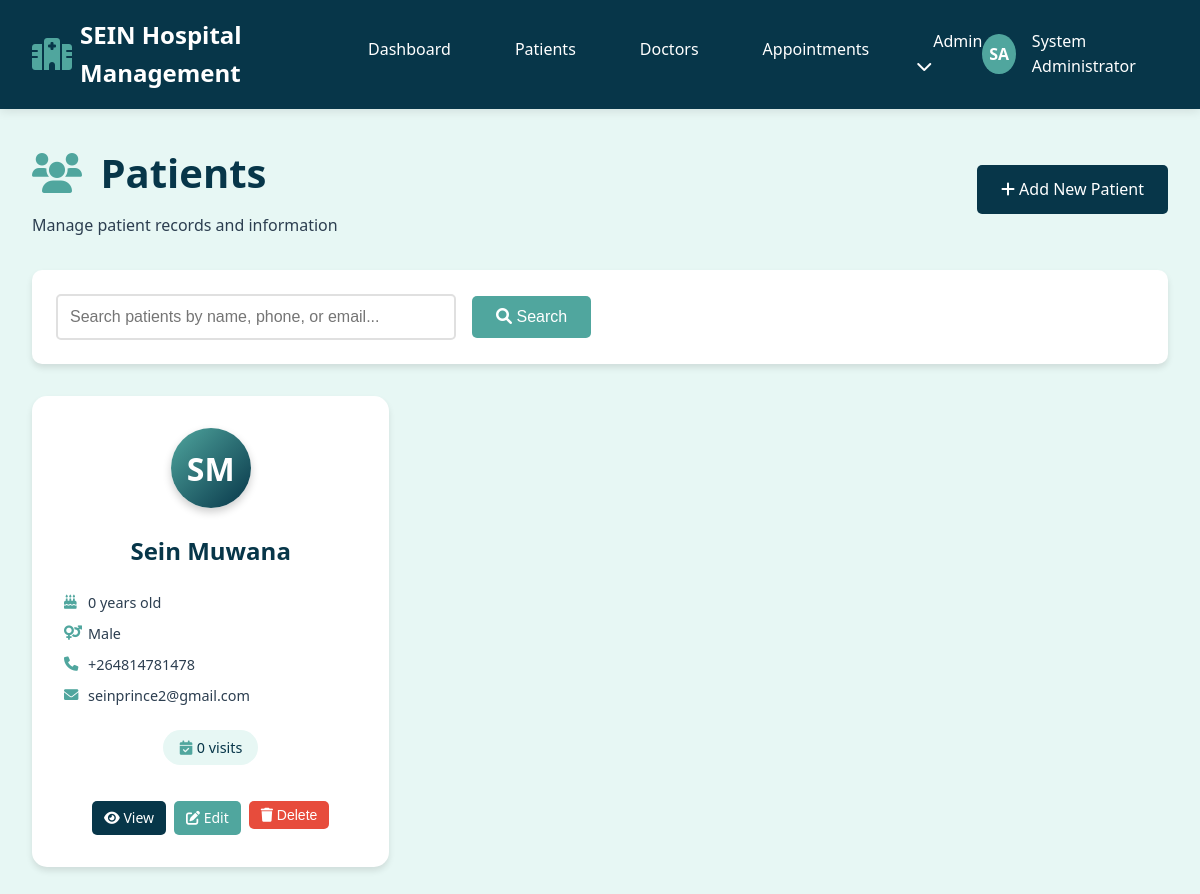
Before: /patients (signed in) with the older database file.
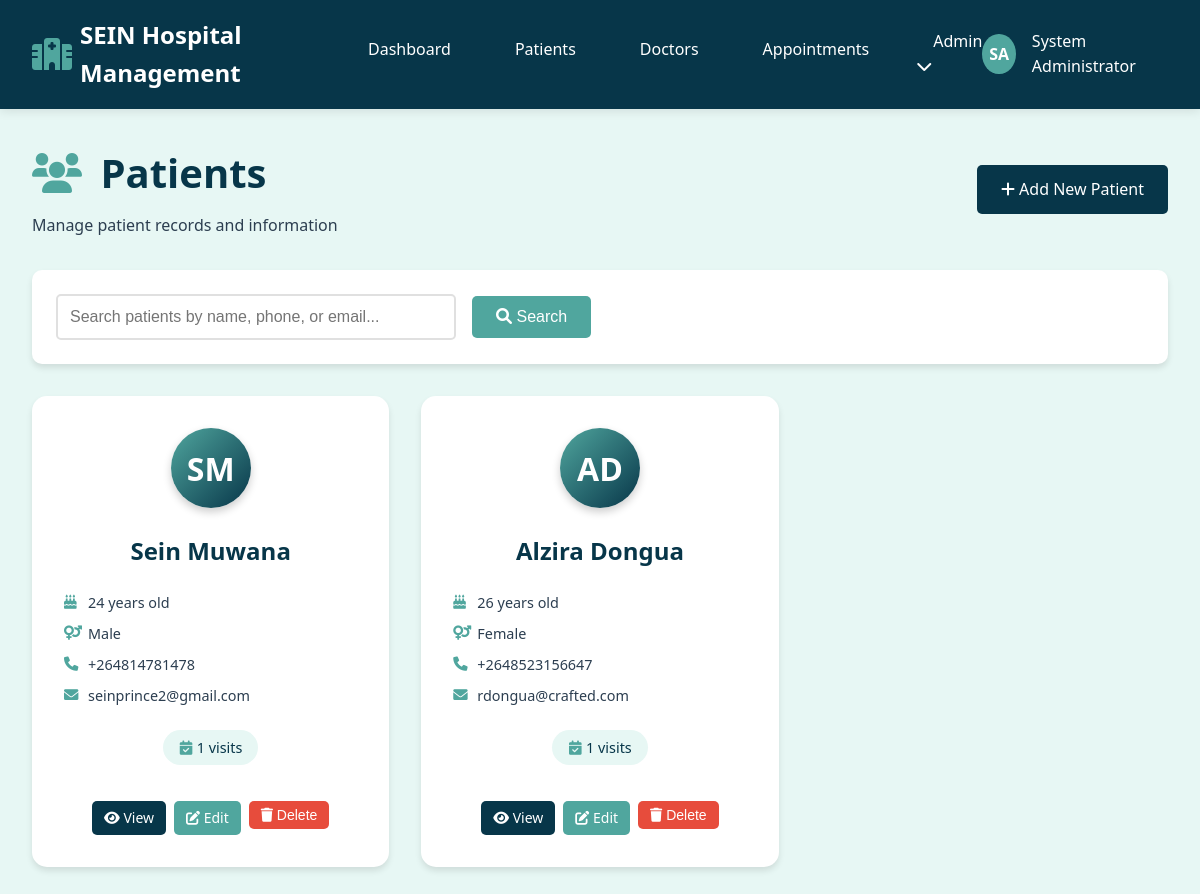
After: the same page with the newer database file.
### hospital/app.py (models this page shows)
class Patient(db.Model):
    id = db.Column(db.Integer, primary_key=True)
    first_name = db.Column(db.String(50), nullable=False)
    last_name = db.Column(db.String(50), nullable=False)
    date_of_birth = db.Column(db.Date, nullable=False)
    gender = db.Column(db.String(10), nullable=False)
    phone = db.Column(db.String(20))
    email = db.Column(db.String(100))
    address = db.Column(db.Text)
    emergency_contact = db.Column(db.String(100))
    emergency_phone = db.Column(db.String(20))
    created_at = db.Column(db.DateTime, default=datetime.utcnow)
    appointments = db.relationship('Appointment', backref='patient_ref', lazy=True)
    medical_records = db.relationship('MedicalRecord', backref='patient_ref', lazy=True)
    @property
    def age(self):
        today = date.today()
        return today.year - self.date_of_birth.year - ((today.month, today.day) < (self.date_of_birth.month, self.date_of_birth.day))
    @property
    def admission_count(self):
        return len(self.appointments)

### hospital/app.py (the view, shortened to what this page needs)
@app.route('/patients')
def patients():
    if 'user_id' not in session:
        return redirect(url_for('login'))
    search = request.args.get('search', '')
    page = request.args.get('page', 1, type=int)
    per_page = 10
    query = Patient.query
    patients = query.paginate(
        page=page, per_page=per_page, error_out=False
    )
    return render_template('patients/list.html', patients=patients, search=search)

### hospital/templates/patients/list.html (shortened to what this page needs)
{% extends "base.html" %}
{% block content %}
<div class="page-header">
    <div class="page-title">
        <h1><i class="fas fa-users"></i> Patients</h1>
        <p>Manage patient records and information</p>
    </div>
    <div class="page-actions">
        <a href="{{ url_for('add_patient') }}" class="btn btn-primary">
            <i class="fas fa-plus"></i> Add New Patient
        </a>
    </div>
</div>
<div class="search-section">
    <form method="GET" class="search-form">
        <div class="search-input-group">
            <input type="text" name="search" value="{{ search }}"
                   placeholder="Search patients by name, phone, or email..."
                   class="form-control search-input">
            <button type="submit" class="btn btn-secondary">
                <i class="fas fa-search"></i> Search
            </button>
        </div>
    </form>
</div>
<div class="patients-grid">
    {% for patient in patients.items %}
    <div class="patient-card">
        <div class="patient-avatar">
            <div class="avatar-circle">
                {{ patient.first_name[0] }}{{ patient.last_name[0] }}
            </div>
        </div>
        <div class="patient-info">
            <h3>{{ patient.first_name }} {{ patient.last_name }}</h3>
            <div class="patient-details">
                <p><i class="fas fa-birthday-cake"></i> {{ patient.age }} years old</p>
                <p><i class="fas fa-venus-mars"></i> {{ patient.gender }}</p>
                {% if patient.phone %}
                <p><i class="fas fa-phone"></i> {{ patient.phone }}</p>
                {% endif %}
                {% if patient.email %}
                <p><i class="fas fa-envelope"></i> {{ patient.email }}</p>
                {% endif %}
            </div>
            <div class="patient-stats">
                <span class="stat-badge">
                    <i class="fas fa-calendar-check"></i>
                    {{ patient.admission_count }} visits
                </span>
            </div>
        </div>
        <div class="patient-actions">
            <a href="{{ url_for('patient_detail', patient_id=patient.id) }}"
               class="btn btn-sm btn-primary">
                <i class="fas fa-eye"></i> View
            </a>
            <a href="{{ url_for('edit_patient', patient_id=patient.id) }}"
               class="btn btn-sm btn-secondary">
                <i class="fas fa-edit"></i> Edit
            </a>
            <form method="POST" action="{{ url_for('delete_patient', patient_id=patient.id) }}"
                  style="display: inline;"
                  onsubmit="return confirm('Are you sure you want to delete this patient? This will also delete all related appointments and medical records.')">
                <button type="submit" class="btn btn-sm btn-danger">
                    <i class="fas fa-trash"></i> Delete
                </button>
            </form>
        </div>
    </div>
    {% endfor %}
</div>
{% endblock %}

Changed rows visible on the page:
changed Patient "Sein": age "0" → "24"; admission_count "0" → "1"
added Patient: first_name "A", last_name "D", first_name "Alzira", last_name "Dongua", age "26", gender "Female", phone "+2648523156647", email "rdongua@crafted.com", admission_count "1"
